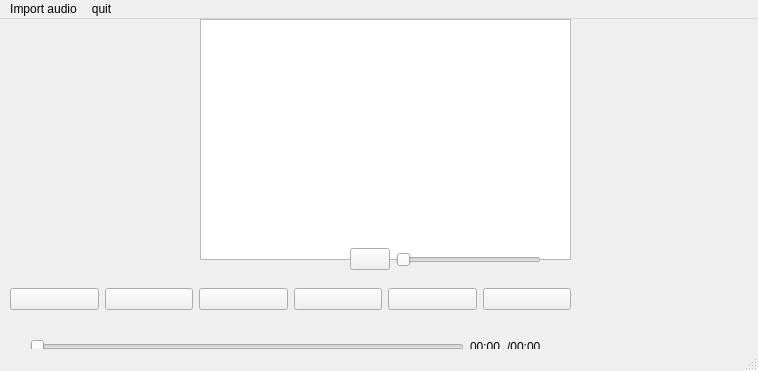
<?xml version="1.0" encoding="UTF-8"?>
<ui version="4.0">
 <class>MainWindow</class>
 <widget class="QMainWindow" name="MainWindow">
  <property name="geometry">
   <rect>
    <x>0</x>
    <y>0</y>
    <width>758</width>
    <height>371</height>
   </rect>
  </property>
  <property name="windowTitle">
   <string>MainWindow</string>
  </property>
  <widget class="QWidget" name="centralwidget">
   <widget class="QWidget" name="control_widget" native="true">
    <property name="geometry">
     <rect>
      <x>10</x>
      <y>250</y>
      <width>561</width>
      <height>61</height>
     </rect>
    </property>
    <layout class="QHBoxLayout" name="horizontalLayout" stretch="0,0,0,0,0,0">
     <property name="spacing">
      <number>6</number>
     </property>
     <property name="topMargin">
      <number>1</number>
     </property>
     <property name="bottomMargin">
      <number>2</number>
     </property>
     <item>
      <widget class="QPushButton" name="pushButton_previous">
       <property name="text">
        <string/>
       </property>
       <property name="iconSize">
        <size>
         <width>50</width>
         <height>50</height>
        </size>
       </property>
       <property name="autoDefault">
        <bool>true</bool>
       </property>
      </widget>
     </item>
     <item>
      <widget class="QPushButton" name="pushButton_play">
       <property name="text">
        <string/>
       </property>
       <property name="iconSize">
        <size>
         <width>50</width>
         <height>50</height>
        </size>
       </property>
       <property name="autoDefault">
        <bool>true</bool>
       </property>
      </widget>
     </item>
     <item>
      <widget class="QPushButton" name="pushButton_next">
       <property name="text">
        <string/>
       </property>
       <property name="iconSize">
        <size>
         <width>50</width>
         <height>50</height>
        </size>
       </property>
       <property name="autoDefault">
        <bool>true</bool>
       </property>
      </widget>
     </item>
     <item>
      <widget class="QPushButton" name="pushButton_mode">
       <property name="text">
        <string/>
       </property>
       <property name="iconSize">
        <size>
         <width>50</width>
         <height>50</height>
        </size>
       </property>
       <property name="autoDefault">
        <bool>true</bool>
       </property>
      </widget>
     </item>
     <item>
      <widget class="QPushButton" name="pushButton_volume">
       <property name="text">
        <string/>
       </property>
       <property name="iconSize">
        <size>
         <width>50</width>
         <height>50</height>
        </size>
       </property>
       <property name="autoDefault">
        <bool>true</bool>
       </property>
      </widget>
     </item>
     <item>
      <widget class="QPushButton" name="pushButton_playlist">
       <property name="text">
        <string/>
       </property>
       <property name="iconSize">
        <size>
         <width>50</width>
         <height>50</height>
        </size>
       </property>
       <property name="autoDefault">
        <bool>true</bool>
       </property>
      </widget>
     </item>
    </layout>
   </widget>
   <widget class="QListWidget" name="audio_list">
    <property name="geometry">
     <rect>
      <x>200</x>
      <y>0</y>
      <width>371</width>
      <height>241</height>
     </rect>
    </property>
   </widget>
   <widget class="QWidget" name="vol_widget" native="true">
    <property name="geometry">
     <rect>
      <x>350</x>
      <y>220</y>
      <width>191</width>
      <height>41</height>
     </rect>
    </property>
    <layout class="QHBoxLayout" name="horizontalLayout_3">
     <item>
      <widget class="QPushButton" name="pushButton_volume_mute">
       <property name="text">
        <string/>
       </property>
      </widget>
     </item>
     <item>
      <widget class="QSlider" name="horizontalSlider">
       <property name="orientation">
        <enum>Qt::Orientation::Horizontal</enum>
       </property>
      </widget>
     </item>
    </layout>
   </widget>
   <widget class="QWidget" name="layoutWidget">
    <property name="geometry">
     <rect>
      <x>30</x>
      <y>320</y>
      <width>511</width>
      <height>16</height>
     </rect>
    </property>
    <layout class="QHBoxLayout" name="horizontalLayout_2">
     <item>
      <widget class="QSlider" name="progressSlider">
       <property name="orientation">
        <enum>Qt::Orientation::Horizontal</enum>
       </property>
      </widget>
     </item>
     <item>
      <widget class="QLabel" name="timeLabel">
       <property name="frameShape">
        <enum>QFrame::Shape::NoFrame</enum>
       </property>
       <property name="text">
        <string>00:00</string>
       </property>
      </widget>
     </item>
     <item>
      <widget class="QLabel" name="totalTimeLabel">
       <property name="text">
        <string>/00:00</string>
       </property>
      </widget>
     </item>
    </layout>
   </widget>
   <widget class="QLabel" name="currentPlay">
    <property name="geometry">
     <rect>
      <x>20</x>
      <y>30</y>
      <width>491</width>
      <height>16</height>
     </rect>
    </property>
    <property name="text">
     <string/>
    </property>
   </widget>
   <zorder>currentPlay</zorder>
   <zorder>control_widget</zorder>
   <zorder>audio_list</zorder>
   <zorder>layoutWidget</zorder>
   <zorder>vol_widget</zorder>
  </widget>
  <widget class="QMenuBar" name="menubar">
   <property name="geometry">
    <rect>
     <x>0</x>
     <y>0</y>
     <width>758</width>
     <height>18</height>
    </rect>
   </property>
   <widget class="QMenu" name="import_audio">
    <property name="title">
     <string>Import audio</string>
    </property>
   </widget>
   <widget class="QMenu" name="quit">
    <property name="title">
     <string>quit</string>
    </property>
   </widget>
   <addaction name="import_audio"/>
   <addaction name="quit"/>
  </widget>
  <widget class="QStatusBar" name="statusbar"/>
 </widget>
 <resources/>
 <connections/>
</ui>
